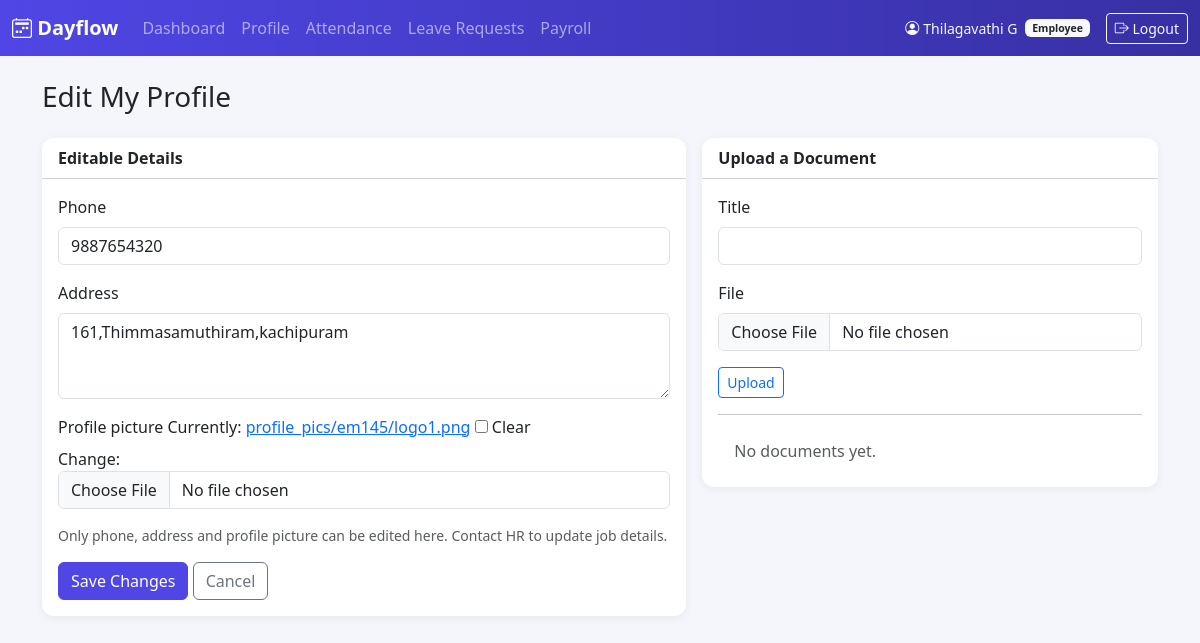
Page /profile/edit/ (signed in) on the committed database.
### accounts/models.py (models this page shows, shortened)
class User(AbstractUser):
    class Role(models.TextChoices):
        ADMIN = 'ADMIN', 'Admin / HR Officer'
        EMPLOYEE = 'EMPLOYEE', 'Employee'
    employee_id = models.CharField(max_length=20, unique=True)
    email = models.EmailField(unique=True)
    role = models.CharField(max_length=10, choices=Role.choices, default=Role.EMPLOYEE)
    is_email_verified = models.BooleanField(default=False)
    USERNAME_FIELD = 'username'
    REQUIRED_FIELDS = ['email', 'employee_id']
    @property
    def is_admin_role(self):
        return self.role == self.Role.ADMIN

### employees/models.py (models this page shows, shortened)
class EmployeeProfile(models.Model):
    user = models.OneToOneField(settings.AUTH_USER_MODEL, on_delete=models.CASCADE, related_name='profile')
    phone = models.CharField(max_length=20, blank=True)
    address = models.TextField(blank=True)
    date_of_birth = models.DateField(null=True, blank=True)
    profile_picture = models.ImageField(upload_to=profile_picture_path, null=True, blank=True)
    department = models.CharField(max_length=100, blank=True)
    designation = models.CharField(max_length=100, blank=True)
    date_of_joining = models.DateField(null=True, blank=True)
    employment_status = models.CharField(
        max_length=20,
        choices=[('ACTIVE', 'Active'), ('ON_LEAVE', 'On Leave'), ('INACTIVE', 'Inactive')],
        default='ACTIVE',
    )
    manager = models.ForeignKey(
        settings.AUTH_USER_MODEL, on_delete=models.SET_NULL, null=True, blank=True,
        related_name='direct_reports',
    )
    updated_at = models.DateTimeField(auto_now=True)

### employees/views.py (the view)
# urls.py: path('edit/', views.edit_my_profile, name='edit_my_profile'),
@login_required
def edit_my_profile(request):
    profile, _ = EmployeeProfile.objects.get_or_create(user=request.user)
    if request.method == 'POST':
        form = EmployeeSelfEditForm(request.POST, request.FILES, instance=profile)
        doc_form = DocumentUploadForm(request.POST, request.FILES)
        if form.is_valid():
            form.save()
            if request.FILES.get('file') and doc_form.is_valid():
                doc = doc_form.save(commit=False)
                doc.profile = profile
                doc.save()
            messages.success(request, 'Your profile has been updated.')
            return redirect('employees:my_profile')
    else:
        form = EmployeeSelfEditForm(instance=profile)
        doc_form = DocumentUploadForm()
    return render(request, 'employees/profile_edit.html', {
        'form': form, 'doc_form': doc_form, 'profile': profile,
    })

### employees/forms.py
class EmployeeSelfEditForm(BootstrapFormMixin, forms.ModelForm):
    class Meta:
        model = EmployeeProfile
        fields = ['phone', 'address', 'profile_picture']
        widgets = {
            'address': forms.Textarea(attrs={'rows': 3}),
        }

class DocumentUploadForm(BootstrapFormMixin, forms.ModelForm):
    class Meta:
        model = EmployeeDocument
        fields = ['title', 'file']

### templates/employees/profile_edit.html (shortened to what this page needs)
{% extends "base.html" %}
{% block content %}
<h3 class="mb-4">Edit My Profile</h3>
<div class="row g-3">
    <div class="col-md-7">
        <div class="card">
            <div class="card-header bg-white">Editable Details</div>
            <div class="card-body">
                <form method="post" enctype="multipart/form-data">
                    {% for field in form %}
                        <div class="mb-3">
                            <label class="form-label" for="{{ field.id_for_label }}">{{ field.label }}</label>
                            {{ field }}
                        </div>
                    {% endfor %}
                    <p class="text-muted small">Only phone, address and profile picture can be edited here. Contact HR to update job details.</p>
                    <button type="submit" class="btn btn-primary">Save Changes</button>
                    <a href="{% url 'employees:my_profile' %}" class="btn btn-outline-secondary">Cancel</a>
                </form>
            </div>
        </div>
    </div>
    <div class="col-md-5">
        <div class="card">
            <div class="card-header bg-white">Upload a Document</div>
            <div class="card-body">
                <form method="post" enctype="multipart/form-data">
                    {% for field in doc_form %}
                        <div class="mb-3">
                            <label class="form-label" for="{{ field.id_for_label }}">{{ field.label }}</label>
                            {{ field }}
                        </div>
                    {% endfor %}
                    <button type="submit" class="btn btn-outline-primary btn-sm">Upload</button>
                </form>
                <hr>
                <ul class="list-group list-group-flush">
                    {% for doc in profile.documents.all %}
                    <li class="list-group-item"><a href="{{ doc.file.url }}" target="_blank">{{ doc.title }}</a></li>
                    {% empty %}
                    <li class="list-group-item text-muted">No documents yet.</li>
                    {% endfor %}
                </ul>
            </div>
        </div>
    </div>
</div>
{% endblock %}

### templates/base.html (shortened to what this page needs)
{% load static %}
<!DOCTYPE html>
<html lang="en">
<head>
    <link href="https://cdn.jsdelivr.net/npm/bootstrap@5.3.3/dist/css/bootstrap.min.css" rel="stylesheet">
    <link rel="stylesheet" href="https://cdn.jsdelivr.net/npm/bootstrap-icons@1.11.3/font/bootstrap-icons.css">
    <link rel="stylesheet" href="{% static 'css/dayflow.css' %}">
</head>
<body>
{% if user.is_authenticated %}
<nav class="navbar navbar-expand-lg navbar-dark dayflow-navbar">
    <div class="container-fluid">
        <a class="navbar-brand fw-bold" href="{% url 'dashboard:redirect' %}">
            <i class="bi bi-calendar2-week"></i> Dayflow
        </a>
        <div class="collapse navbar-collapse" id="navMenu">
            <ul class="navbar-nav me-auto mb-2 mb-lg-0">
                {% if user.is_admin_role %}
                <li class="nav-item"><a class="nav-link" href="{% url 'dashboard:admin_dashboard' %}">Dashboard</a></li>
                <li class="nav-item"><a class="nav-link" href="{% url 'employees:employee_list' %}">Employees</a></li>
                <li class="nav-item"><a class="nav-link" href="{% url 'attendance:all_attendance' %}">Attendance</a></li>
                <li class="nav-item"><a class="nav-link" href="{% url 'leaves:all_leaves' %}">Leave Approvals</a></li>
                <li class="nav-item"><a class="nav-link" href="{% url 'payroll:payroll_overview' %}">Payroll</a></li>
                {% else %}
                <li class="nav-item"><a class="nav-link" href="{% url 'dashboard:employee_dashboard' %}">Dashboard</a></li>
                <li class="nav-item"><a class="nav-link" href="{% url 'employees:my_profile' %}">Profile</a></li>
                <li class="nav-item"><a class="nav-link" href="{% url 'attendance:my_attendance' %}">Attendance</a></li>
                <li class="nav-item"><a class="nav-link" href="{% url 'leaves:my_leaves' %}">Leave Requests</a></li>
                <li class="nav-item"><a class="nav-link" href="{% url 'payroll:my_payroll' %}">Payroll</a></li>
                {% endif %}
            </ul>
            <ul class="navbar-nav">
                <li class="nav-item d-flex align-items-center text-light small me-3">
                    <i class="bi bi-person-circle me-1"></i> {{ user.get_full_name|default:user.username }}
                    <span class="badge bg-light text-dark ms-2">{{ user.get_role_display }}</span>
                </li>
                <li class="nav-item">
                    <form method="post" action="{% url 'accounts:logout' %}" class="d-inline">
                        <button type="submit" class="btn btn-outline-light btn-sm">
                            <i class="bi bi-box-arrow-right"></i> Logout
                        </button>
                    </form>
                </li>
            </ul>
        </div>
    </div>
</nav>
{% endif %}
<div class="container my-4">
    {% block content %}{% endblock %}
</div>
</body>
</html>

### static/css/dayflow.css (style rules this page uses)
:root { --dayflow-primary: #4f46e5; --dayflow-primary-dark: #3730a3; --dayflow-accent: #14b8a6; --dayflow-bg: #f5f6fb; }
body { background-color: var(--dayflow-bg); font-family: 'Segoe UI', system-ui, -apple-system, sans-serif; }
.dayflow-navbar { background: linear-gradient(90deg, var(--dayflow-primary), var(--dayflow-primary-dark)); }
.card { border: none; border-radius: 0.75rem; box-shadow: 0 2px 10px rgba(0, 0, 0, 0.06); }
.card-header { border-radius: 0.75rem 0.75rem 0 0 !important; font-weight: 600; }
.btn-primary { background-color: var(--dayflow-primary); border-color: var(--dayflow-primary); }

### rows in the picture
User: get_full_name "Thilagavathi G", role "Employee"
EmployeeProfile: form "9887654320" "161,Thimmasamuthiram,kachipuram"

### other values in the picture
{{ field.label }} "Phone" "Address" "Profile picture"
{{ field.label }} "Title" "File"
